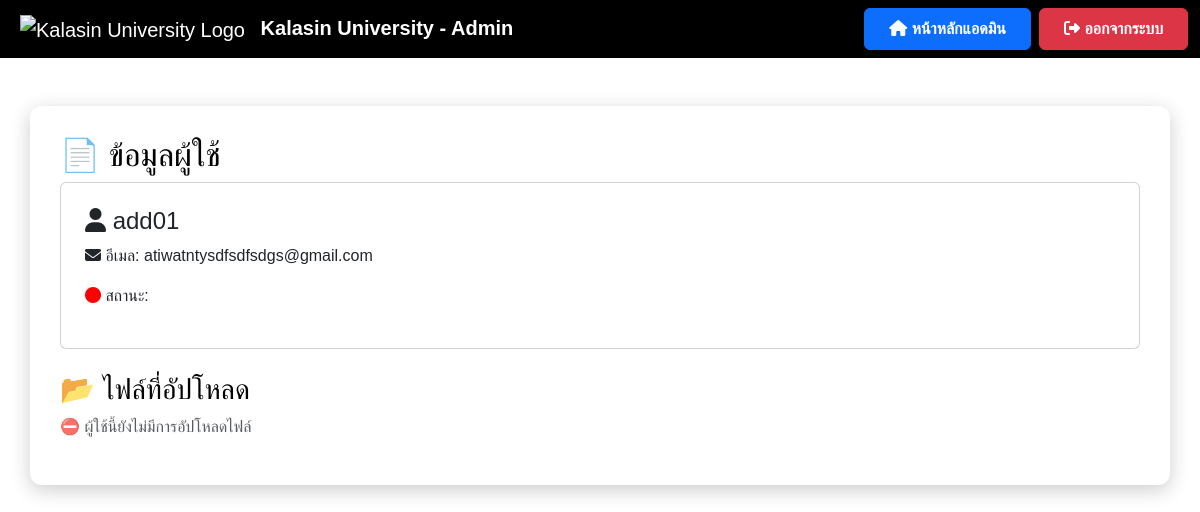
The page /view_user/4 on the database as committed earlier.
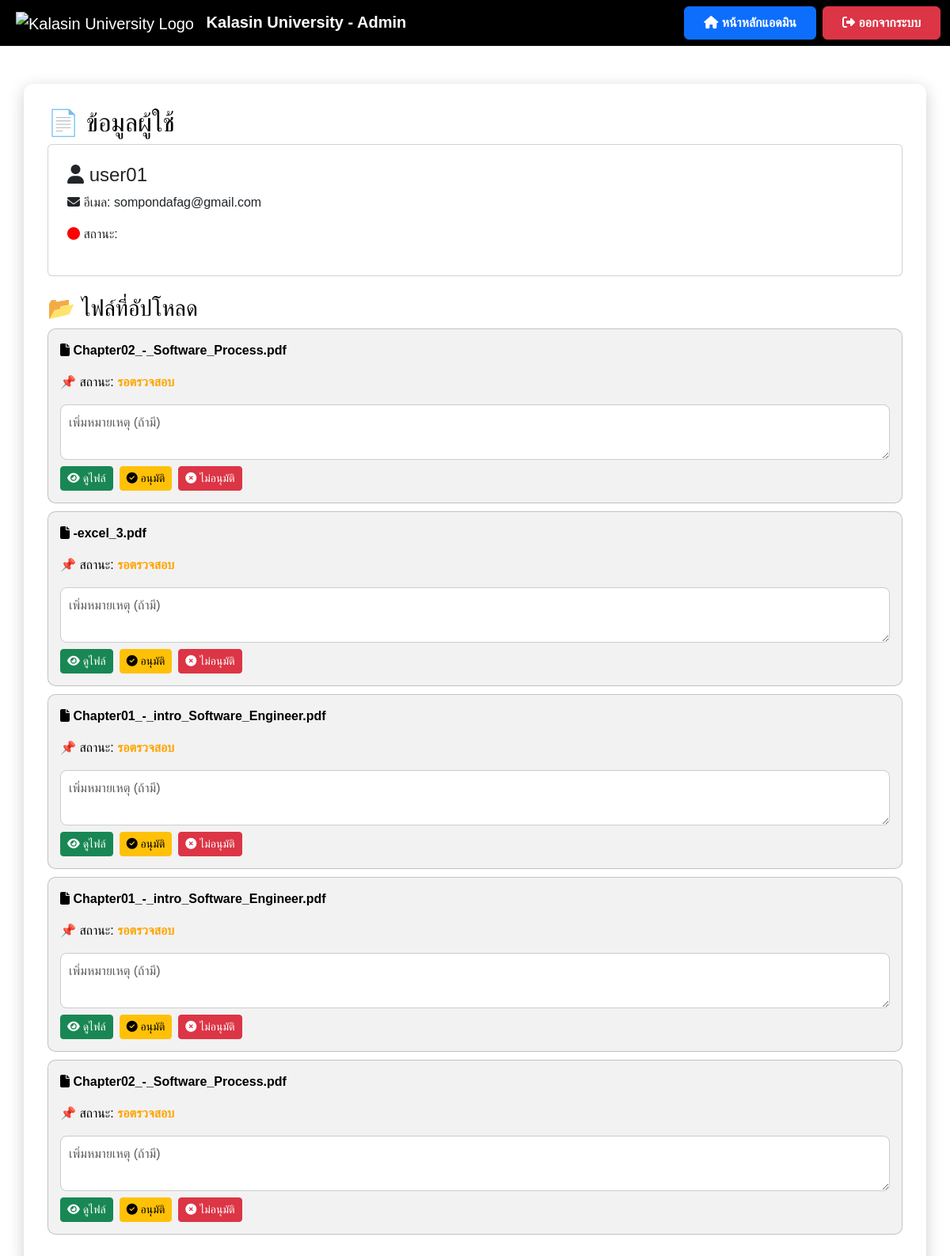
The same page on the database as committed later.
### app.py (models this page shows)
class User(db.Model):
    id = db.Column(db.Integer, primary_key=True)
    username = db.Column(db.String(100), unique=True, nullable=False)
    email = db.Column(db.String(150), unique=True, nullable=False)  # ✅ เพิ่ม email
    password = db.Column(db.String(200), nullable=False)
    role = db.Column(db.String(10), nullable=False, default='user')
    files = db.relationship('File', backref='user', lazy=True)

class File(db.Model):
    id = db.Column(db.Integer, primary_key=True)
    filename = db.Column(db.String(255), nullable=False)
    file_path = db.Column(db.String(255), nullable=True)  # ✅ เพิ่มฟิลด์นี้
    status = db.Column(db.String(50), nullable=False, default="รอตรวจสอบ")
    comment = db.Column(db.Text, nullable=True)
    user_id = db.Column(db.Integer, db.ForeignKey('user.id'), nullable=False)

### app.py (the view)
@app.route('/view_user/<int:user_id>')
def view_user(user_id):
    user = User.query.get(user_id)
    if not user:
        flash("ไม่พบข้อมูลผู้ใช้", "danger")
        return redirect(url_for('manage_users'))  # ถ้าหาไม่เจอให้กลับไปหน้า manage_users
    files = File.query.filter_by(user_id=user.id).all()
    return render_template('view_user.html', user=user, files=files)

### templates/view_user.html (shortened to what this page needs)
<!DOCTYPE html>
<html lang="th">
<head>
    <link href="https://cdn.jsdelivr.net/npm/bootstrap@5.3.3/dist/css/bootstrap.min.css" rel="stylesheet">
    <link rel="stylesheet" href="https://cdnjs.cloudflare.com/ajax/libs/font-awesome/6.4.2/css/all.min.css">
</head>
<body>
    <nav class="navbar navbar-expand-lg navbar-dark">
        <div class="container-fluid">
            <a class="navbar-brand ms-2" href="{{ url_for('admin_dashboard') }}">
                <img src="https://upload.wikimedia.org/wikipedia/th/4/4e/Kalasin_University_Seal.svg"
                     alt="Kalasin University Logo" style="height: 50px; margin-right: 10px;">
                <strong>Kalasin University - Admin</strong>
            </a>
            <div class="ms-auto d-flex">
                <a href="{{ url_for('admin_dashboard') }}" class="btn btn-primary fw-bold px-4 py-2 me-2">
                    <i class="fas fa-home"></i> หน้าหลักแอดมิน
                </a>
                <a href="{{ url_for('logout') }}" class="btn btn-danger fw-bold px-4 py-2">
                    <i class="fas fa-sign-out-alt"></i> ออกจากระบบ
                </a>
            </div>
        </div>
    </nav>
    <div class="container container-custom mt-5">
        <h2>📄 ข้อมูลผู้ใช้</h2>
        <div class="card p-4">
            <h4><i class="fas fa-user"></i> {{ user.username }}</h4>
            <p><i class="fas fa-envelope"></i> อีเมล: {{ user.email }}</p>
            <p><i class="fas fa-circle" style="color: {% if user.status == 'active' %}green{% else %}red{% endif %};"></i> สถานะ: {{ user.status }}</p>
        </div>
        <h3 class="mt-4">📂 ไฟล์ที่อัปโหลด</h3>
        {% if files %}
        {% for file in files %}
        <div class="file-card">
            <p><i class="fas fa-file"></i> <strong>{{ file.filename }}</strong></p>
            <p>📌 สถานะ:
                <span id="status-{{ file.id }}" class="{% if file.status == 'อนุมัติแล้ว' %}status-approved{% elif file.status == 'ไม่อนุมัติ' %}status-rejected{% else %}status-pending{% endif %}">
                    {{ file.status }}
                </span>
            </p>
            <textarea class="form-control mt-2 comment-box" id="comment-{{ file.id }}" placeholder="เพิ่มหมายเหตุ (ถ้ามี)">{{ file.comment if file.comment else '' }}</textarea>
            <div class="d-flex mt-2">
                <a href="{{ url_for('uploaded_file', filename=file.filename) }}" class="btn btn-success btn-sm me-2" target="_blank">
                    <i class="fas fa-eye"></i> ดูไฟล์
                </a>
                <button class="btn btn-warning btn-sm me-2" onclick="approveFile({{ file.id }})" id="approve-btn-{{ file.id }}">
                    <i class="fas fa-check-circle"></i> อนุมัติ
                </button>
                <button class="btn btn-danger btn-sm me-2" onclick="rejectFile({{ file.id }})" id="reject-btn-{{ file.id }}">
                    <i class="fas fa-times-circle"></i> ไม่อนุมัติ
                </button>
            </div>
        </div>
        {% endfor %}
        {% else %}
            <p class="text-muted">⛔ ผู้ใช้นี้ยังไม่มีการอัปโหลดไฟล์</p>
        {% endif %}
    </div>
</body>
</html>

### templates/view_user.html (style rules this page uses)
body { font-family: 'Poppins', sans-serif; background: white; color: black; }
.navbar { background: #000000; backdrop-filter: blur(10px); }
.container-custom { background: #ffffff; border-radius: 12px; padding: 30px; box-shadow: 0 5px 20px rgba(0, 0, 0, 0.2); margin-top: 20px; }
.file-card { background: rgba(0, 0, 0, 0.05); border-radius: 10px; padding: 15px; margin-bottom: 10px; border: 1px solid rgba(0, 0, 0, 0.2); transition: 0.3s; }
.status-pending { color: orange; font-weight: bold; }
.comment-box { min-height: 80px; border: 1px solid #ccc; border-radius: 8px; padding: 10px; resize: vertical; }

Rows that differ between the two databases and show on the page:
changed User: username "add01" → "user01"; email "atiwatntysdfsdfsdgs@gmail.com" → "sompondafag@gmail.com"
added File: filename "Chapter02_-_Software_Process.pdf", status "รอตรวจสอบ", id "เพิ่มหมายเหตุ (ถ้ามี)"
added File: filename "-excel_3.pdf", status "รอตรวจสอบ", id "เพิ่มหมายเหตุ (ถ้ามี)"
added File: filename "Chapter01_-_intro_Software_Engineer.pdf", status "รอตรวจสอบ", id "เพิ่มหมายเหตุ (ถ้ามี)"
added File: filename "Chapter01_-_intro_Software_Engineer.pdf", status "รอตรวจสอบ", id "เพิ่มหมายเหตุ (ถ้ามี)"
added File: filename "Chapter02_-_Software_Process.pdf", status "รอตรวจสอบ", id "เพิ่มหมายเหตุ (ถ้ามี)"
Other text that changed with them:
text no longer shown: "⛔ ผู้ใช้นี้ยังไม่มีการอัปโหลดไฟล์"
